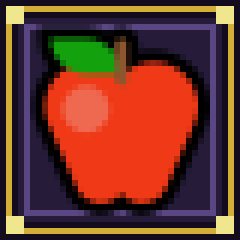
#> input picture site/assets/words/apple.png, 40 x 40 px (shown 6 times larger); its folder holds only this picture in this run
$ python gen_words.py
#> lines starting #> are read from the running program, lines starting #| are printed output that depends on the picture
# -*- coding: utf-8 -*-
"""Генератор пиксельных карточек: слова (эмодзи→пиксель-арт), числа, буквы. Единая фэнтези-рамка."""
import os
import json
import glob
import re
from PIL import Image, ImageDraw, ImageFont

ROOT = os.path.dirname(os.path.dirname(os.path.abspath(__file__)))
DATA = os.path.join(ROOT, "data")
OUT_WORDS = os.path.join(ROOT, "site", "assets", "words")
os.makedirs(OUT_WORDS, exist_ok=True)

CARD = 40            # размер карточки, логических пикселей
EMOJI_SIZE = 28      # размер эмодзи внутри
EMOJI_FONT = r"C:\Windows\Fonts\seguiemj.ttf"

_c = {}
# [35 lines left out: functions emoji_font, render_emoji, frame, not called in this run]

# пиксельный шрифт 3x5 для цифр и букв
DIGITS = {
    "0": ["111", "101", "101", "101", "111"],
    "1": ["010", "110", "010", "010", "111"],
    "2": ["111", "001", "111", "100", "111"],
    "3": ["111", "001", "111", "001", "111"],
    "4": ["101", "101", "111", "001", "001"],
    "5": ["111", "100", "111", "001", "111"],
    "6": ["111", "100", "111", "101", "111"],
    "7": ["111", "001", "001", "010", "010"],
    "8": ["111", "101", "111", "101", "111"],
    "9": ["111", "101", "111", "001", "111"],
}
LETTERS = {
    "A": ["010", "101", "111", "101", "101"],
    "B": ["110", "101", "110", "101", "110"],
    "C": ["011", "100", "100", "100", "011"],
    "D": ["110", "101", "101", "101", "110"],
    "E": ["111", "100", "110", "100", "111"],
    "F": ["111", "100", "110", "100", "100"],
    "G": ["011", "100", "101", "101", "011"],
    "H": ["101", "101", "111", "101", "101"],
    "I": ["111", "010", "010", "010", "111"],
    "J": ["001", "001", "001", "101", "010"],
    "K": ["101", "101", "110", "101", "101"],
    "L": ["100", "100", "100", "100", "111"],
    "M": ["101", "111", "111", "101", "101"],
    "N": ["101", "111", "111", "111", "101"],
    "O": ["010", "101", "101", "101", "010"],
    "P": ["110", "101", "110", "100", "100"],
    "Q": ["010", "101", "101", "110", "011"],
    "R": ["110", "101", "110", "101", "101"],
    "S": ["011", "100", "010", "001", "110"],
    "T": ["111", "010", "010", "010", "010"],
    "U": ["101", "101", "101", "101", "111"],
    "V": ["101", "101", "101", "010", "010"],
    "W": ["101", "101", "111", "111", "101"],
    "X": ["101", "101", "010", "101", "101"],
    "Y": ["101", "101", "010", "010", "010"],
    "Z": ["111", "001", "010", "100", "111"],
}

# [89 lines left out: functions draw_glyph, number_card, letter_card, color_card, slug, not called in this run]

def load_lessons():
    lessons = []
    for f in sorted(glob.glob(os.path.join(DATA, "module*.json"))):
        mod = json.load(open(f, encoding="utf-8"))
        lessons.extend(mod["lessons"])
    return lessons

# [38 lines left out: functions draw_custom, detect_tofu, not called in this run]

def main():
    lessons = load_lessons()
    made = {}
    bad = []
    for l in lessons:
        for w in l.get("words", []):
            if "num" in w:
                name = f"num_{w['num']}.png"
                if name not in made:
                    frame(number_card(w["num"])).save(os.path.join(OUT_WORDS, name))
                    made[name] = 1
            elif "color" in w:
                name = f"{slug(w['en'])}.png"
                if name not in made:
                    frame(color_card(w["color"])).save(os.path.join(OUT_WORDS, name))
                    made[name] = 1
            elif "draw" in w:
                name = f"{slug(w['en'])}.png"
                if name not in made:
                    frame(draw_custom(w["draw"])).save(os.path.join(OUT_WORDS, name))
                    made[name] = 1
            elif "emoji" in w:
                name = f"{slug(w['en'])}.png"
                if name not in made:
                    e = render_emoji(w["emoji"])
                    if detect_tofu(e):
                        bad.append((w["en"], w["emoji"]))
                    frame(e).save(os.path.join(OUT_WORDS, name))
                    made[name] = 1
        for lt in l.get("letters", []):
            name = f"letter_{lt['letter']}.png"
            if name not in made:
                frame(letter_card(lt["letter"])).save(os.path.join(OUT_WORDS, name))
                made[name] = 1
    if bad:
        print("ПОДОЗРЕНИЕ НА НЕПОДДЕРЖАННЫЕ ЭМОДЗИ:")
        for en, em in bad:
            print("  ", en, em)
    print(f"карточек: {len(made)}")

    # превью-лист с именами файлов
    files = sorted(os.listdir(OUT_WORDS))
    cols = 14
    rows = (len(files) + cols - 1) // cols
    S = 60
    LBL = 12
    fnt = ImageFont.load_default(size=9)
    sheet = Image.new("RGBA", (cols * (S + 4) + 4, rows * (S + LBL + 4) + 4), (24, 18, 40, 255))
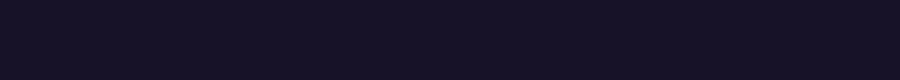
#> sheet: PIL image 900x80 RGBA; mean R, G, B, A 24, 18, 40, 255
    dsheet = ImageDraw.Draw(sheet)
    for i, f in enumerate(files):
        img = Image.open(os.path.join(OUT_WORDS, f)).resize((S, S), Image.NEAREST)
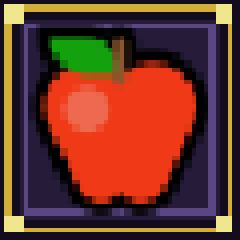
#> img: PIL image 60x60 RGBA (shown 4 times larger); mean R, G, B, A 107.2, 54.9, 41.8, 255
        r, c = divmod(i, cols)
        x, y = 4 + c * (S + 4), 4 + r * (S + LBL + 4)
        sheet.alpha_composite(img, (x, y))
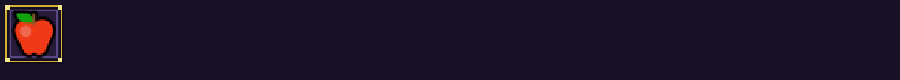
#> sheet: PIL image 900x80 RGBA; mean R, G, B, A 28.2, 19.8, 40.1, 255
        dsheet.text((x + 2, y + S + 1), f[:14], font=fnt, fill=(220, 220, 230, 255))
    sheet.save(os.path.join(ROOT, "..", "preview_words.png"))
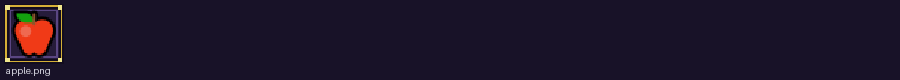
#> saved as preview_words.png: PIL image 900x80 RGBA; mean R, G, B, A 28.4, 20.1, 40.3, 255
    print("превью: preview_words.png")

if __name__ == "__main__":
    main()

$ run again, on site/assets/words/breakfast.png
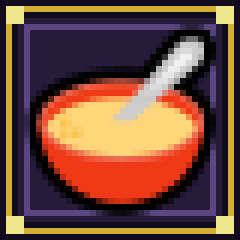
#> input picture site/assets/words/breakfast.png, 40 x 40 px (shown 6 times larger)
#> in main, `sheet.alpha_composite(img, (x, y))`:
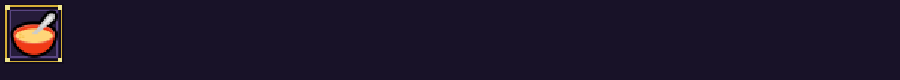
#> sheet: PIL image 900x80 RGBA; mean R, G, B, A 28.4, 20.8, 41, 255
#> in main, `sheet.save(os.path.join(ROOT, "..", "preview_words.png"))`:
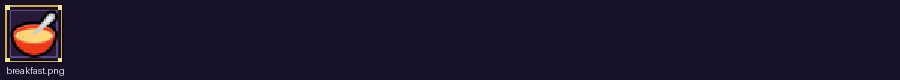
#> saved as preview_words.png: PIL image 900x80 RGBA; mean R, G, B, A 28.7, 21.1, 41.4, 255

$ run again, on site/assets/words/brother.png
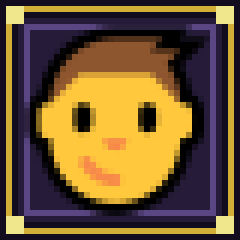
#> input picture site/assets/words/brother.png, 40 x 40 px (shown 6 times larger)
#> in main, `sheet.alpha_composite(img, (x, y))`:
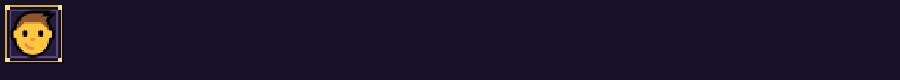
#> sheet: PIL image 900x80 RGBA; mean R, G, B, A 28.3, 21.3, 40.5, 255
#> in main, `sheet.save(os.path.join(ROOT, "..", "preview_words.png"))`:
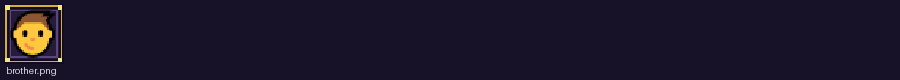
#> saved as preview_words.png: PIL image 900x80 RGBA; mean R, G, B, A 28.5, 21.6, 40.8, 255
